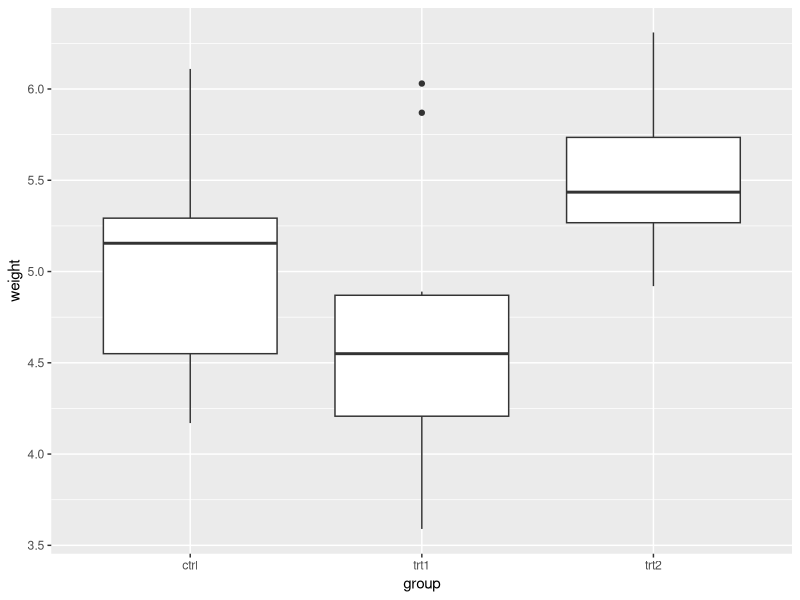
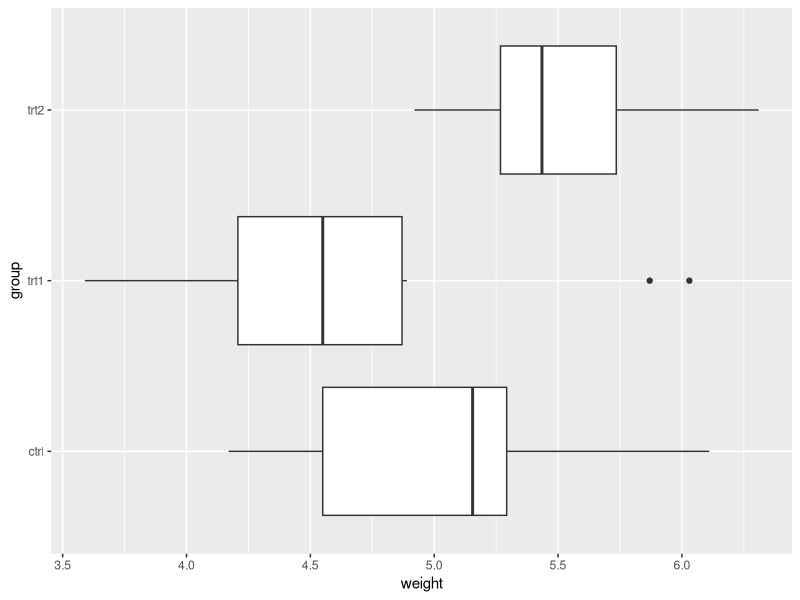
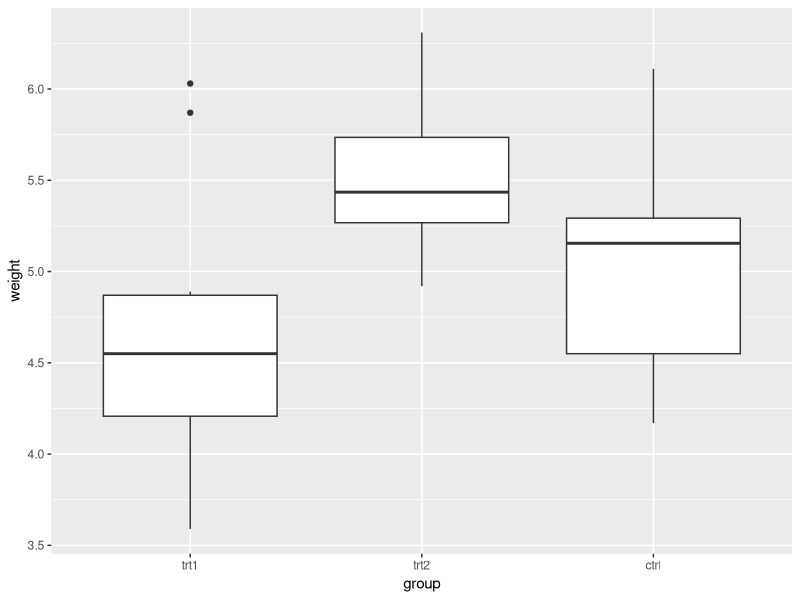
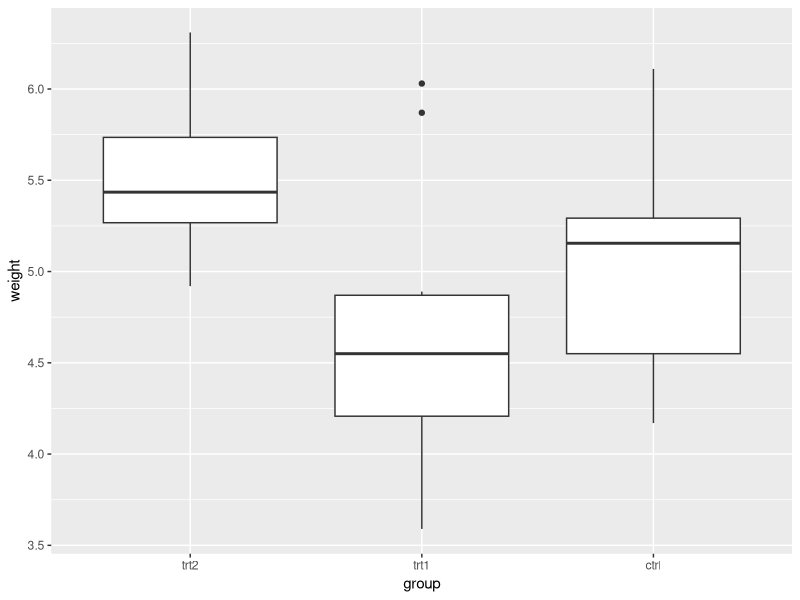
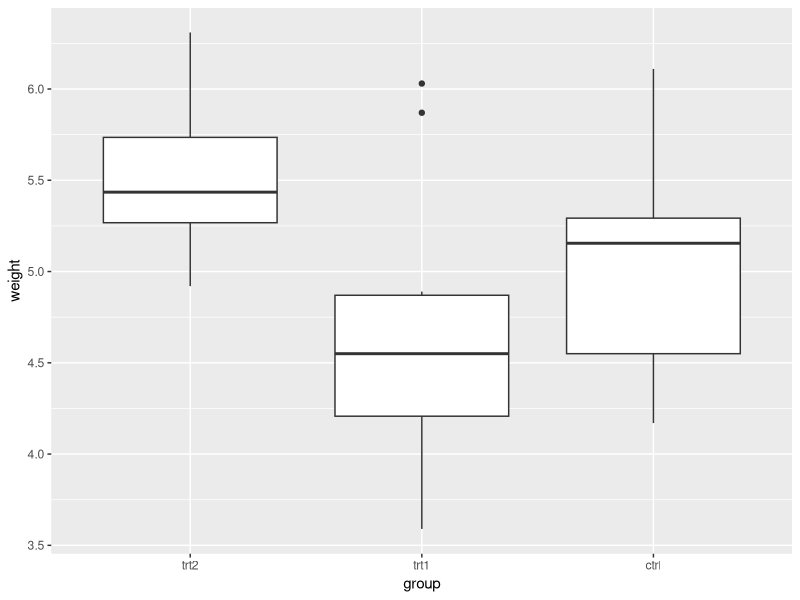
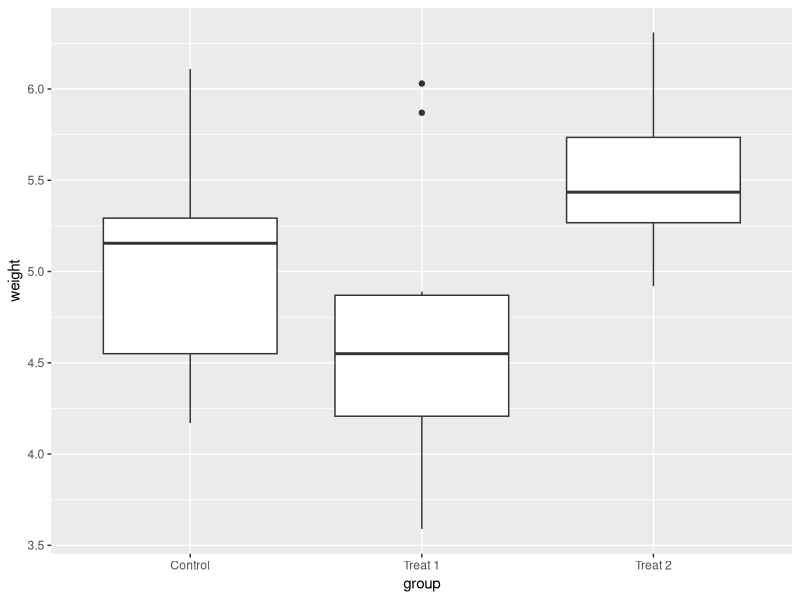
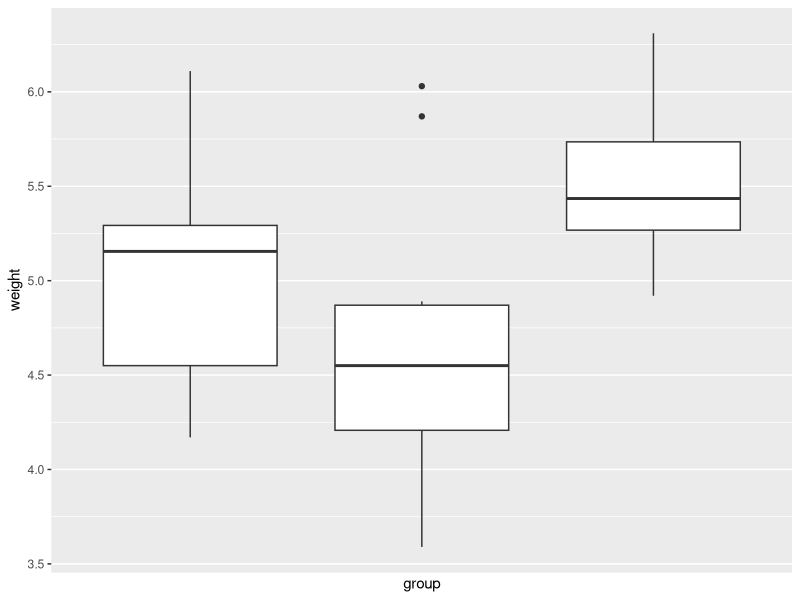
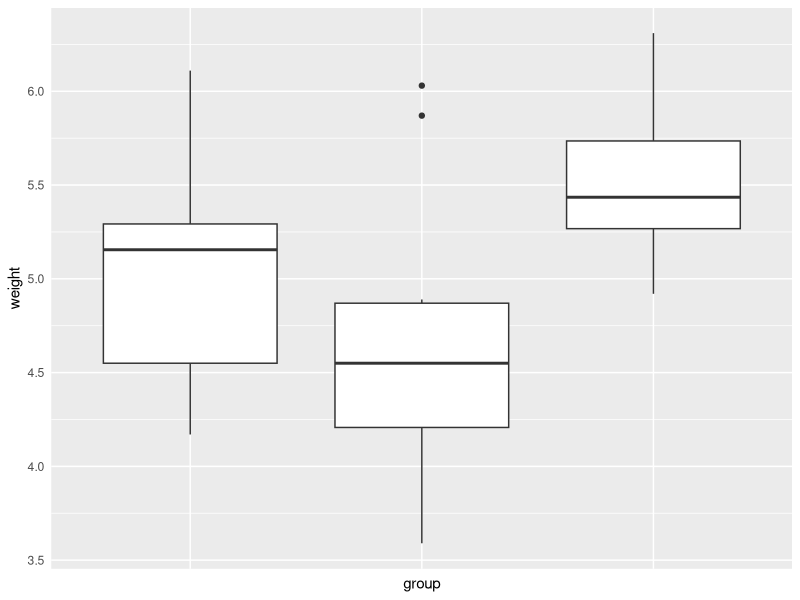

Source code (R) for these figures, in order:
library(ggplot2)

bp <- ggplot(PlantGrowth, aes(x=group, y=weight)) +
  geom_boxplot()
bp

bp + coord_flip()


# Manually set the order of a discrete-valued axis
bp + scale_x_discrete(limits=c("trt1","trt2","ctrl"))

# Reverse the order of a discrete-valued axis
# Get the levels of the factor
flevels <- levels(PlantGrowth$group)
flevels
#> [1] "ctrl" "trt1" "trt2"

# Reverse the order
flevels <- rev(flevels)
flevels
#> [1] "trt2" "trt1" "ctrl"

bp + scale_x_discrete(limits=flevels)

# Or it can be done in one line:
bp + scale_x_discrete(limits = rev(levels(PlantGrowth$group)))

bp + scale_x_discrete(breaks=c("ctrl", "trt1", "trt2"),
                      labels=c("Control", "Treat 1", "Treat 2"))


# Hide x tick marks, labels, and grid lines
bp + scale_x_discrete(breaks=NULL)

# Hide all tick marks and labels (on X axis), but keep the gridlines
bp + theme(axis.ticks = element_blank(), axis.text.x = element_blank())


# Create some noisy exponentially-distributed data
set.seed(201)
n <- 100
dat <- data.frame(
  xval = (1:n+rnorm(n,sd=5))/20,
  yval = 2*2^((1:n+rnorm(n,sd=5))/20)
)

# A scatterplot with regular (linear) axis scaling
sp <- ggplot(dat, aes(xval, yval)) + geom_point()
sp

# log2 scaling of the y axis (with visually-equal spacing)
library(scales)     # Need the scales package
sp + scale_y_continuous(trans=log2_trans())

# log2 coordinate transformation (with visually-diminishing spacing)
sp + coord_trans(y="log2")

